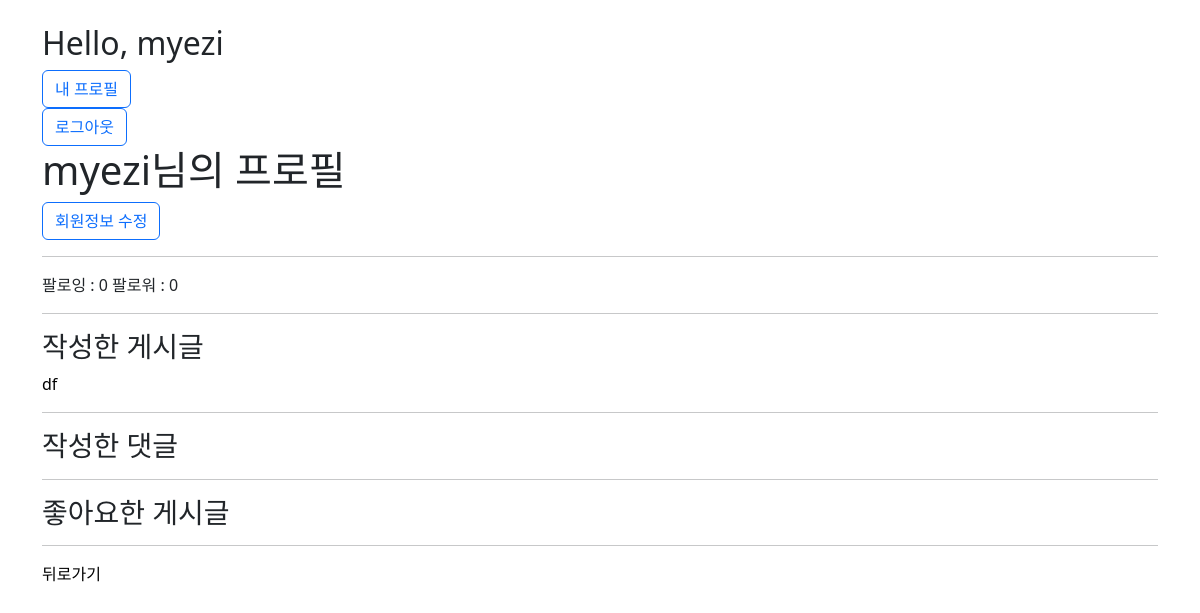
The app's page /accounts/myezi/ (signed in), older data.
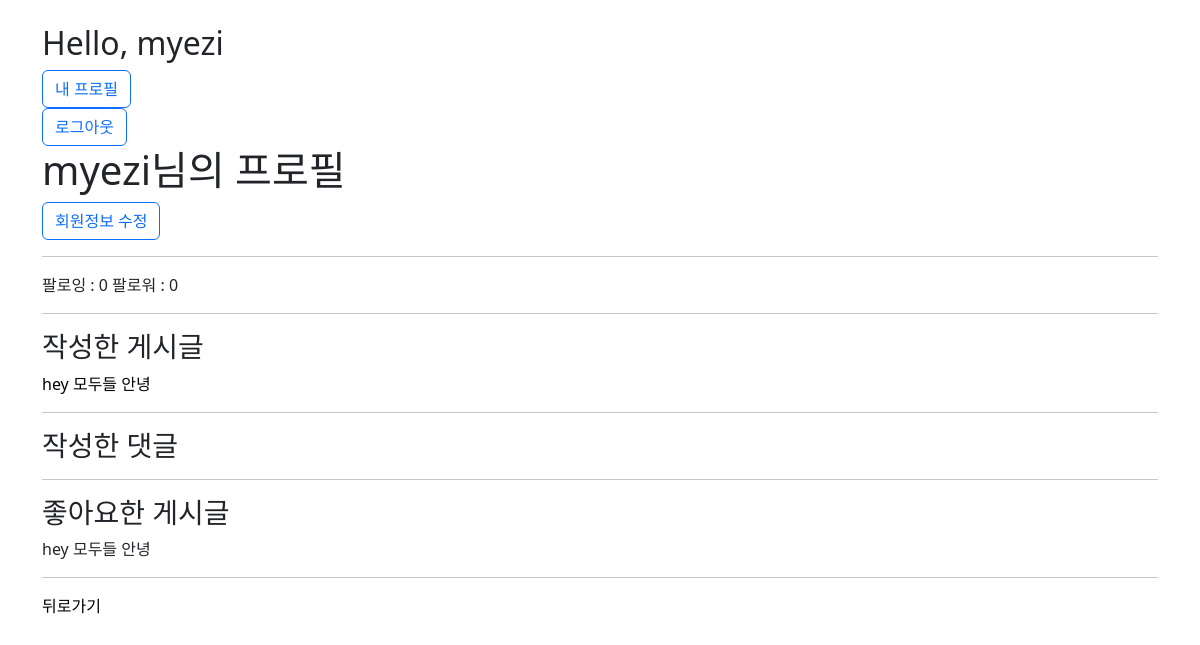
The same page, newer data.
### accounts/models.py (models this page shows)
class User(AbstractUser):
    followings = models.ManyToManyField('self', symmetrical=False, related_name='followers')

### articles/models.py (models this page shows, shortened)
class Article(models.Model):
    user = models.ForeignKey(settings.AUTH_USER_MODEL, on_delete=models.CASCADE)
    like_users = models.ManyToManyField(settings.AUTH_USER_MODEL, related_name='like_articles')
    title = models.CharField(max_length=100)
    content = models.TextField()
    updated_at = models.DateTimeField(auto_now=True)

### accounts/views.py (the view)
# urls.py: path('<str:username>/', views.profile, name='profile'),
def profile(request, username):
    User = get_user_model()
    print(username,'-==============')
    person = User.objects.get(username=username)
    context={
        'person':person,
    }
    return render(request, 'accounts/profile.html', context)

### accounts/templates/accounts/profile.html (shortened to what this page needs)
{% extends 'base.html' %}
{% block content %}
{% load bootstrap5 %}
<h1>{{ person.username }}님의 프로필</h1>
{% if user == person %}
    <a href="{% url 'accounts:update' %}"><button class="btn btn-outline-primary"> 회원정보 수정</button></a>
{% endif %}
<hr>
<div>
    <div>
      팔로잉 : {{person.followings.all|length}}
      팔로워 : {{person.followers.all|length}}
    </div>
  </div>
  <hr>
<h3>작성한 게시글</h3>
{% for article in person.article_set.all %}
<a href="{% url 'articles:detail' article.pk %} "><div>{{article.title}}</div></a>
{% endfor %}
<hr>
<h3>작성한 댓글</h3>
<hr>
<h3>좋아요한 게시글</h3>
{% for article in person.like_articles.all %}
<div>{{article.title}}</div>
{% endfor %}
<hr>
<a href="{% url 'articles:index' %}">뒤로가기</a>
{% endblock content %}

### templates/base.html (shortened to what this page needs)
<!DOCTYPE html>
<html lang="en">
<head>
    {% load bootstrap5 %}
    {% bootstrap_css %}
</head>
<body>
    <div class="container">
        <br>
        {% if request.user.is_authenticated %}
            <h2>Hello, {{user}}</h2>
            <a class="btn btn-outline-primary" href="{% url 'accounts:profile' user.username %}">내 프로필</a>
            <form action="{% url 'accounts:logout' %}" method="POST">
                <button class="btn btn-outline-primary" type="submit">로그아웃</button>
            </form>
        {% else %}
            <a href="{% url 'accounts:signup' %}">회원가입</a>
            <a href="{% url 'accounts:login' %}">로그인</a>
        {% endif %}
        {% block content %} {% endblock content %}
    </div>
</body>
</html>

### templates/base.html (style rules this page uses)
a { text-decoration: none; color: black; }

Row changes from the older to the newer data that the page shows:
removed Article: title "df", shown under "작성한 게시글"
added Article: title "hey 모두들 안녕"
